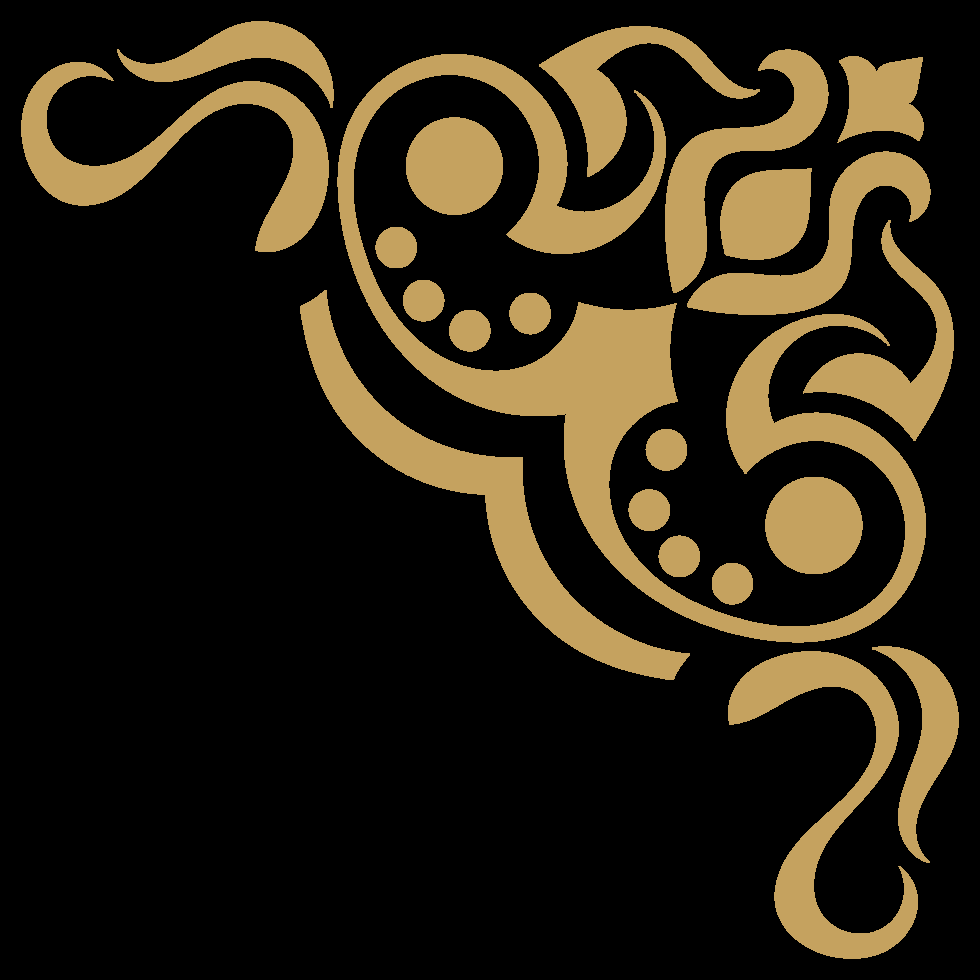
#> input picture corner-invitation.webp, 980 x 980 px
$ python -i imaging.py   (imports and definitions only)
#> lines starting #> are read from the running program, lines starting #| are printed output that depends on the picture; after the words box and inside, x2 and y2 are one past the last pixel; in counts of white or black regions, pixels touching at a corner belong together
"""Visually lossless image optimisation for user uploads.

Every picture an organizer uploads (event cover, dress-code gallery) goes
through :func:`optimize_image` before it reaches storage. The goals, in
priority order:

1. **Never visibly degrade the picture.** PNG sources are only ever encoded
   losslessly (pixel-identical output); photographic sources are re-encoded
   at quality 90, which is beyond the visibility threshold; a JPEG whose
   pixels do not need to change is NOT decoded at all: only its metadata
   segments are cut out at the byte level, so its pixels stay bit-identical
   (no second generation of compression artefacts).
2. **Never make things worse.** Several encodings compete and the smallest
   wins; if nothing beats the original (and no pixel change is required) the
   original bytes are stored untouched.
3. **Never block an upload.** Optimisation is best effort: an unexpected
   failure while encoding falls back to the original bytes. Only genuinely
   unusable input (unreadable, unsupported, absurd dimensions) is rejected.

What changes besides size:

* Images are physically rotated according to their EXIF orientation, then all
  metadata is dropped. This removes embedded GPS coordinates and camera data
  (a privacy win for guests-facing pages) without altering what is shown.
* The ICC colour profile is kept so colours stay faithful on wide-gamut
  phones and displays.
* Pictures larger than ``max_edge`` pixels on their longest side are
  down-scaled with Lanczos resampling (never upscaled). 2560 px is more than
  a full-width hero needs even on 2x displays; phone photos of 4000+ px are
  where the big savings come from.
* Animated files are stored unchanged.
"""
from __future__ import annotations

import io
import logging
from dataclasses import dataclass

from PIL import Image, ImageOps, UnidentifiedImageError

logger = logging.getLogger(__name__)

# Decoding cost grows with pixel count, not file size: refuse anything beyond
# 80 MP (10000 x 8000) — below Pillow's own decompression-bomb warning.
MAX_PIXELS = 80_000_000
DEFAULT_MAX_EDGE = 2560
JPEG_QUALITY = 90
WEBP_QUALITY = 90

# Pillow format name -> (extension, content type)
FORMATS = {
    "JPEG": (".jpg", "image/jpeg"),
    "PNG": (".png", "image/png"),
    "WEBP": (".webp", "image/webp"),
}

_EXIF_ORIENTATION = 0x0112
_ROTATED_ORIENTATIONS = range(2, 9)


class ImageRejected(ValueError):
    """The upload cannot be used; the message is safe to show to the user."""


@dataclass(frozen=True)
class OptimizedImage:
    content: bytes
    extension: str
    content_type: str
    width: int
    height: int
    original_size: int

    @property
    def size(self) -> int:
        return len(self.content)


@dataclass(frozen=True)
class _Encoded:
    content: bytes
    format: str
    width: int
    height: int
    pixels_changed: bool


def optimize_image(data: bytes, *, max_edge: int = DEFAULT_MAX_EDGE) -> OptimizedImage:
    """Return the smallest visually lossless encoding of ``data``.

    Raises :class:`ImageRejected` for unreadable, unsupported or oversized
    pictures. Any other failure degrades to the untouched original.
    """
    source = _open(data)
    source_format = source.format or ""

    encoded: _Encoded | None
    try:
        encoded = _optimize(source, data, max_edge)
    except Exception:  # noqa: BLE001 - optimisation must never block an upload
        logger.exception("Image optimisation failed; storing the original bytes.")
        encoded = None

    if encoded is None or (len(encoded.content) >= len(data) and not encoded.pixels_changed):
        extension, content_type = FORMATS[source_format]
        return OptimizedImage(data, extension, content_type, source.width, source.height, len(data))

    extension, content_type = FORMATS[encoded.format]
    result = OptimizedImage(
        encoded.content, extension, content_type, encoded.width, encoded.height, len(data)
    )
    logger.info(
        "Image optimised: %s %d B -> %s %d B (%dx%d)",
        source_format, len(data), encoded.format, result.size, result.width, result.height,
    )
    return result


def _open(data: bytes) -> Image.Image:
    try:
        image = Image.open(io.BytesIO(data))
    except (UnidentifiedImageError, OSError, Image.DecompressionBombError) as exc:
        raise ImageRejected("Le fichier n'est pas une image lisible.") from exc
    if image.format not in FORMATS:
        raise ImageRejected("Format d'image non supporté (JPEG, PNG ou WebP uniquement).")
    if image.width * image.height > MAX_PIXELS:
        raise ImageRejected("Les dimensions de l'image sont trop grandes.")
    return image


# [90 lines left out: functions _optimize, _encode_png, _encode_jpeg, _encode_webp, not called in this run]


# Segments removed from a JPEG: EXIF/XMP (APP1), Photoshop/IPTC (APP13) and
# comments. APP0 (JFIF), APP2 (ICC profile) and APP14 (Adobe colour
# transform) are required to render colours correctly and are kept.
_JPEG_DROPPED_MARKERS = {0xE1, 0xED, 0xFE}
_JPEG_STANDALONE_MARKERS = {0x01, *range(0xD0, 0xD8)}


# [46 lines left out: functions _strip_jpeg_metadata, _webp_is_lossless, not called in this run]

>>> import cv2
>>> picture = cv2.imread('../../corner-invitation.webp', cv2.IMREAD_GRAYSCALE)
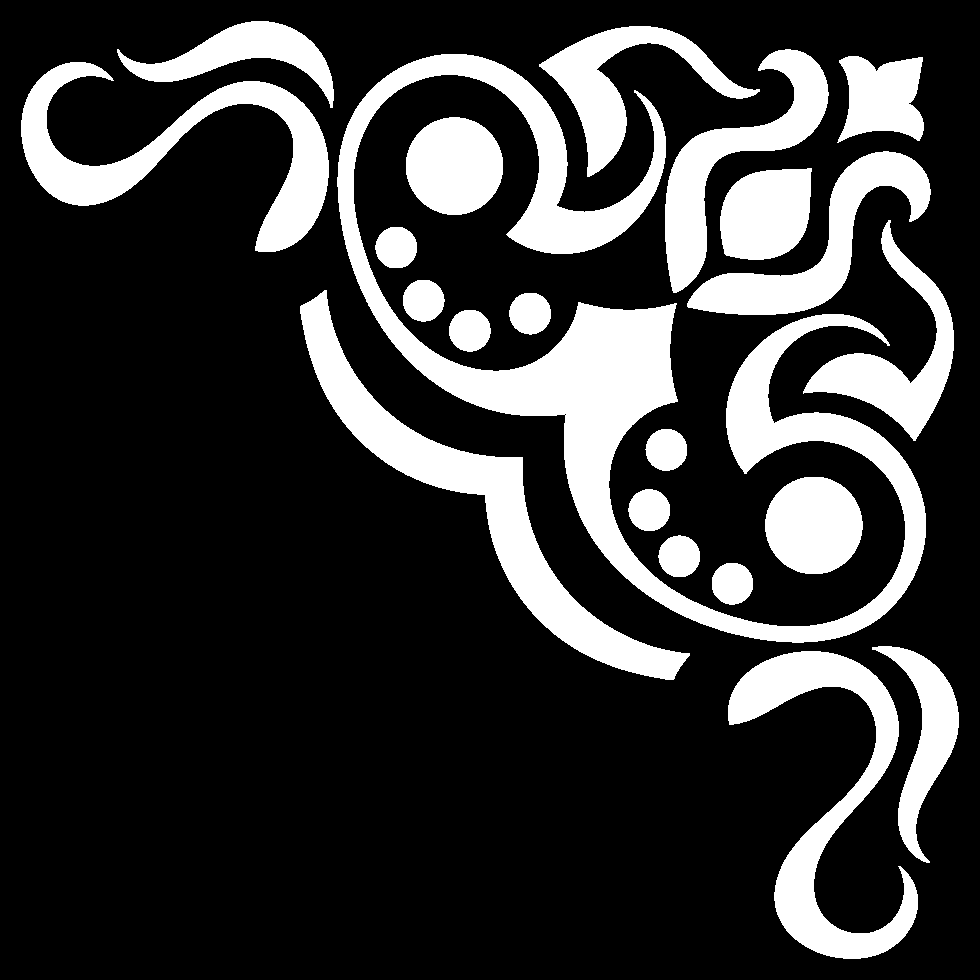
#> picture: shape (980, 980); values 0 (black) and 165 (white), 21.5% white; 22 white regions, largest, box (x1, y1, x2, y2) and area: (337, 54, 926, 643) 60668, (300, 290, 690, 680) 21696, (21, 62, 329, 252) 16464
>>> result = optimize_image(picture)
#> (the run stopped early here; a loop or call above may not have finished)
